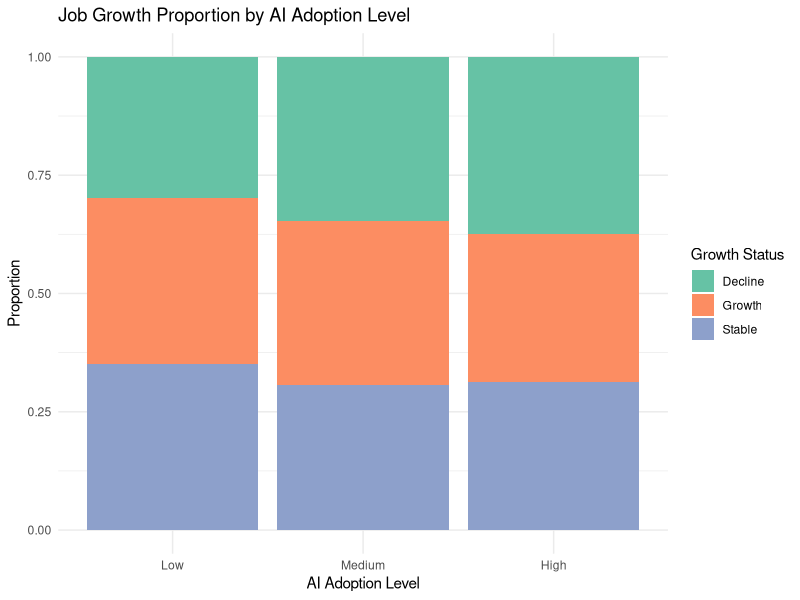
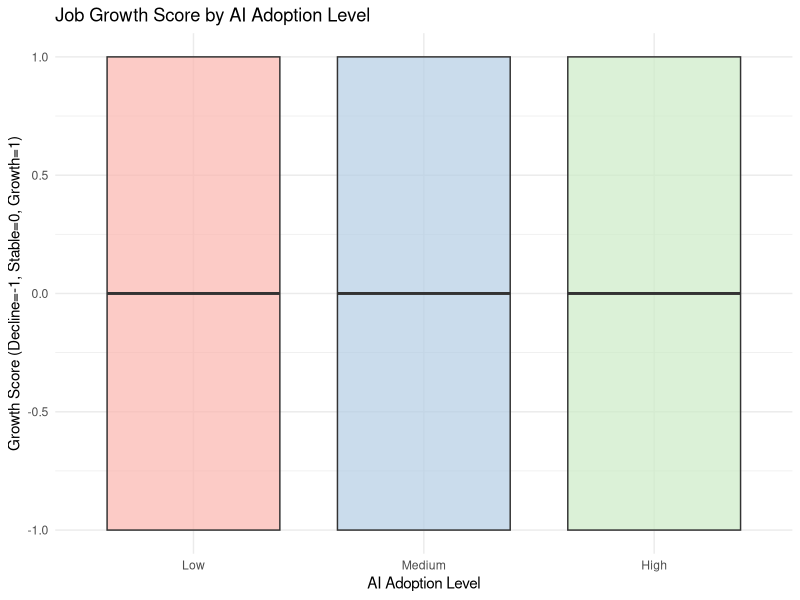
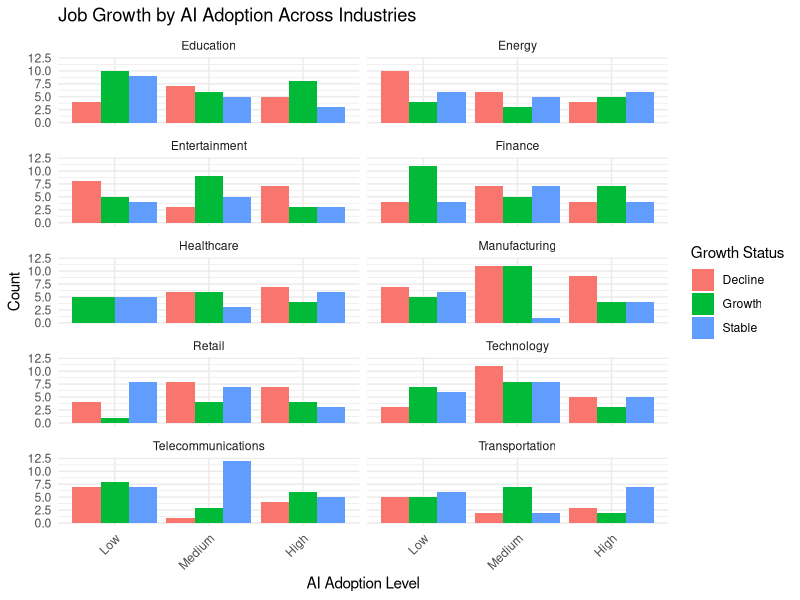
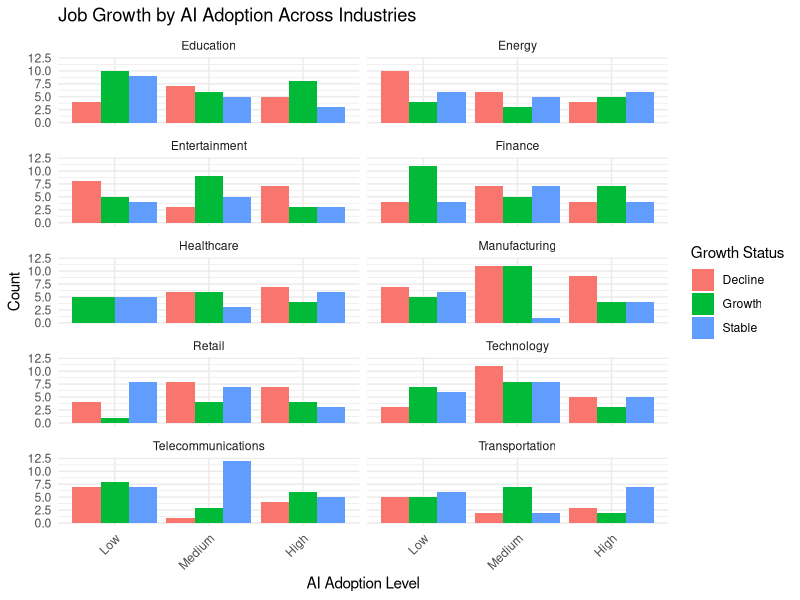
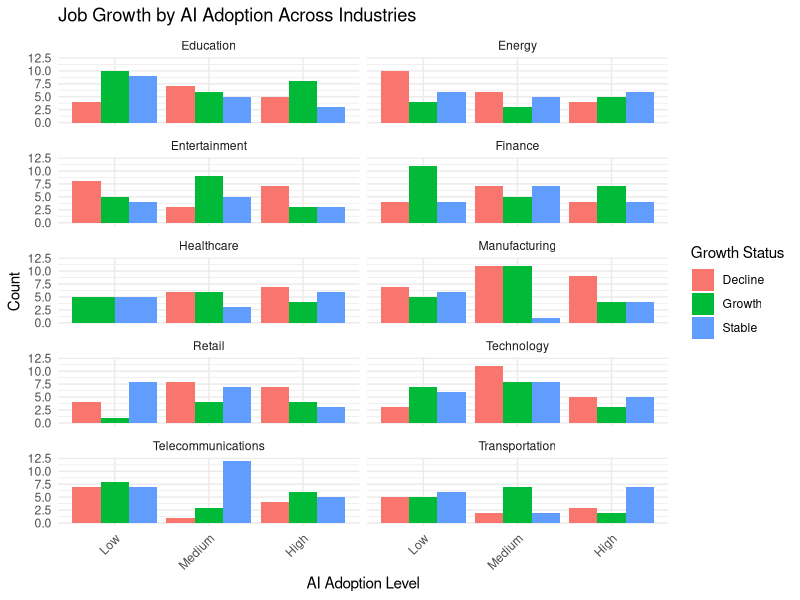

Source code (R) for these figures, in order:
## ---- chunk 1
library(tidyverse)
library(ggthemes)
library(knitr)
library(MASS)
## ---- chunk 2
# Load and clean data
df <- read_csv("ai_job_market_insights.csv")

ro1_data <- df %>%
  filter(!is.na(AI_Adoption_Level), !is.na(Job_Growth_Projection)) %>%
  mutate(
    AI_Adoption = factor(AI_Adoption_Level, 
                         levels = c("Low", "Medium", "High"),
                         ordered = TRUE),
    Growth_Score = case_when(
      Job_Growth_Projection == "Decline" ~ -1,
      Job_Growth_Projection == "Stable" ~ 0,
      Job_Growth_Projection == "Growth" ~ 1
    )
  )
## ---- chunk 3
desc_stats <- ro1_data %>%
  count(AI_Adoption, Job_Growth_Projection) %>%
  pivot_wider(names_from = Job_Growth_Projection, values_from = n)

kable(desc_stats, caption = "Job Counts by AI Adoption Level")
## ---- chunk 4
ggplot(ro1_data, aes(x = AI_Adoption, fill = Job_Growth_Projection)) +
  geom_bar(position = "fill") +
  scale_fill_brewer(palette = "Set2") +
  labs(
    title = "Job Growth Proportion by AI Adoption Level",
    x = "AI Adoption Level",
    y = "Proportion",
    fill = "Growth Status"
  ) +
  theme_minimal()
## ---- chunk 5
ggplot(ro1_data, aes(x = AI_Adoption, y = Growth_Score, fill = AI_Adoption)) +
  geom_boxplot(alpha = 0.7) +
  scale_fill_brewer(palette = "Pastel1") +
  labs(
    title = "Job Growth Score by AI Adoption Level",
    x = "AI Adoption Level",
    y = "Growth Score (Decline=-1, Stable=0, Growth=1)"
  ) +
  theme_minimal() +
  theme(legend.position = "none")
## ---- chunk 6
ggplot(ro1_data, aes(x = AI_Adoption, fill = Job_Growth_Projection)) +
  geom_bar(position = "dodge") +
  facet_wrap(~Industry, ncol = 2) +
  labs(
    title = "Job Growth by AI Adoption Across Industries",
    x = "AI Adoption Level",
    y = "Count",
    fill = "Growth Status"
  ) +
  theme_minimal() +
  theme(axis.text.x = element_text(angle = 45, hjust = 1))
## ---- chunk 7
chi_test <- chisq.test(
  table(ro1_data$AI_Adoption_Level, ro1_data$Job_Growth_Projection))
print(chi_test)
## ---- chunk 8
if (nrow(ro1_data) > 50) {
  growth_ordinal <- polr(
    factor(Job_Growth_Projection, 
           levels = c("Decline", "Stable", "Growth")) ~ AI_Adoption,
    data = ro1_data,
    Hess = TRUE
  )
  print(summary(growth_ordinal))
} else {
  cat("Insufficient data for ordinal regression (n <= 50).\n")
}
## ---- chunk 9
cat("\nKey Metrics:\n")
cat("Average growth score by AI level:\n")
ro1_data %>%
  group_by(AI_Adoption) %>%
  summarise(Mean_Growth = mean(Growth_Score)) %>%
  print()

cat("\nIndustry breakdown:\n")
ro1_data %>%
  group_by(Industry, AI_Adoption) %>%
  summarise(Prop_Growth = mean(Growth_Score > 0), .groups = "drop") %>%
  arrange(Industry, AI_Adoption) %>%
  print(n = Inf)
## ---- chunk 10
write_csv(ro1_data, "ro1_processed_data.csv")
ggsave("growth_proportion.png", width = 8, height = 6)
ggsave("growth_score_distribution.png", width = 8, height = 6)
